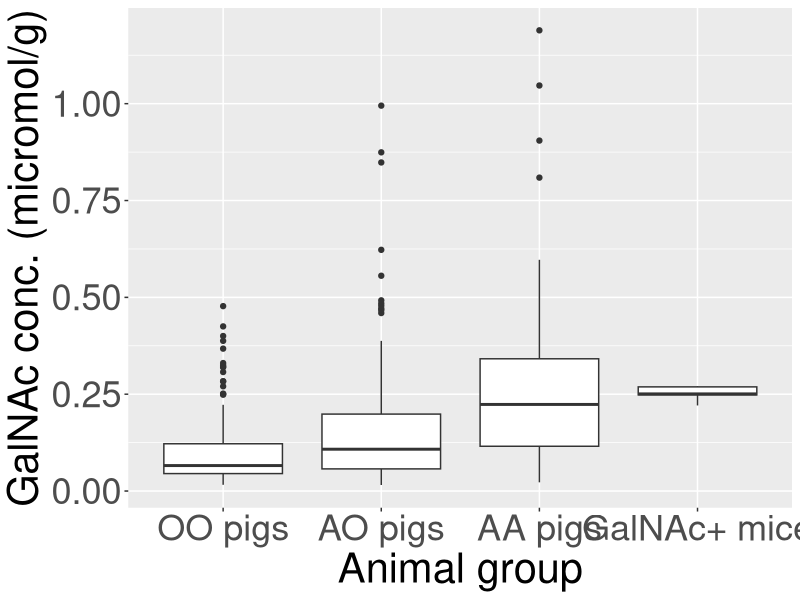

R code for this plot:
library(ggplot2)

GalNAc_conc <- read.delim("GalNAc_conc.txt")
str (GalNAc_conc)
ggplot(GalNAc_conc,aes(x=X.axis,y=GalNAC..umol.g.)) + geom_boxplot() +
  ylab("GalNAc conc. (micromol/g)") +
  xlab("Animal group") +
  scale_x_discrete(labels=c("OO pigs","AO pigs","AA pigs", "GalNAc+ mice")) +
  theme(axis.title = element_text(size=30)) +
  theme(axis.text = element_text(size=26))
  
